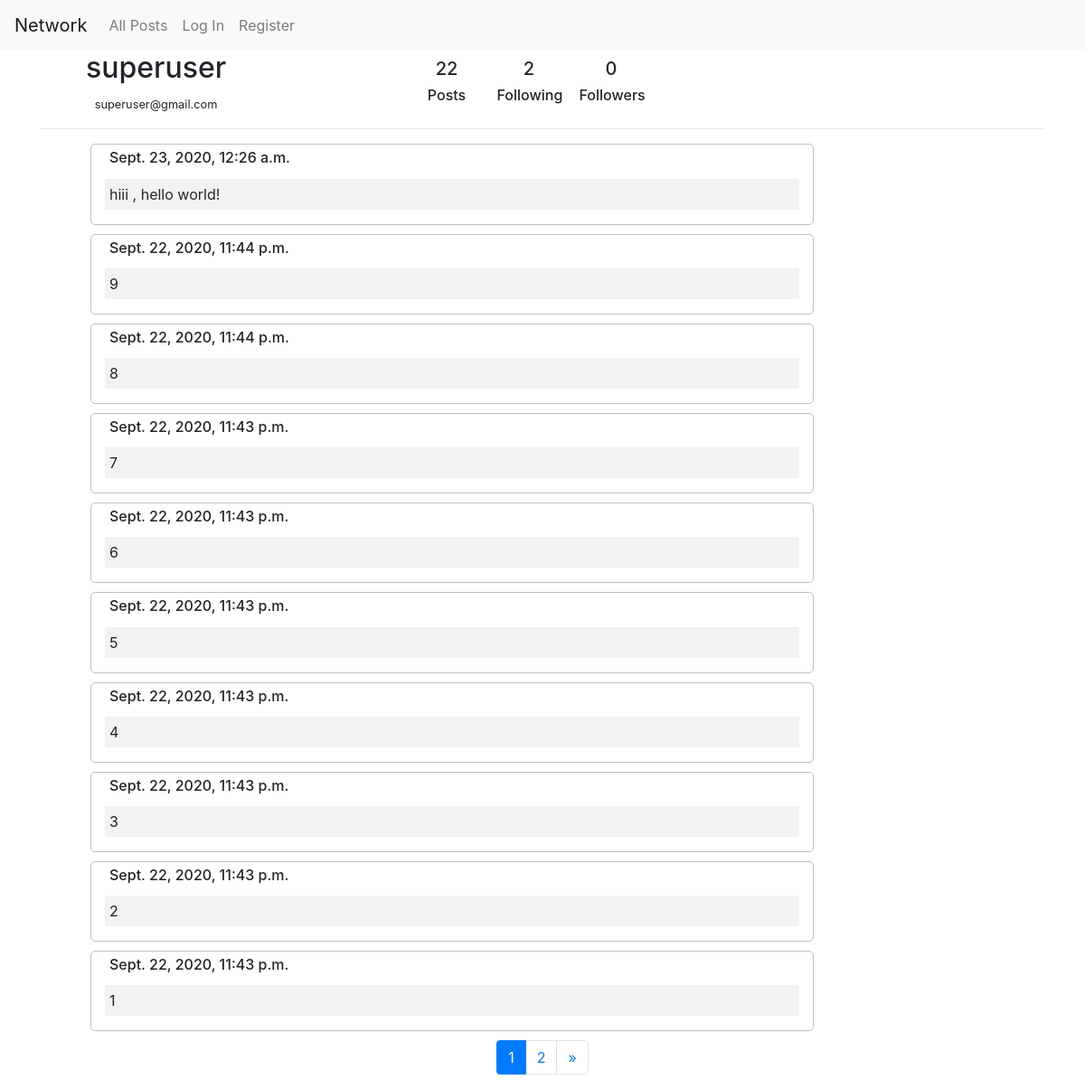
Screenshot of /superuser with the database file from the repository.
### network/models.py (models this page shows, shortened)
class User(AbstractUser):
    following = models.ManyToManyField('self', related_name='followers', symmetrical=False)

class Post(models.Model):
    poster = models.ForeignKey("User", on_delete=models.CASCADE, related_name="posts")
    timestamp = models.DateTimeField(auto_now_add=True)
    body = models.CharField(max_length=1024 , blank=False, null=False)
    like = models.ManyToManyField("User", related_name='likes', symmetrical=False)

### network/views.py (the view, shortened to what this page needs)
# urls.py: path("<str:name>", views.userProfile, name="user"),
@csrf_exempt
def userProfile(request,name):
    profile = User.objects.get(username=name)
    if request.method == "GET":
        posts = paginate(request,profile.posts.all().order_by("-timestamp"))
        return render(request, "network/profile.html", {"profile":profile,'page_obj':posts })
    else:
        return HttpResponse("GET or PUT request reqired")

### network/views.py (called while the page is built)
def paginate(request,posts):
    paginator = Paginator(posts, 10)
    page_number = request.GET.get('page')
    page_obj = paginator.get_page(page_number)
    return page_obj

### network/templates/network/profile.html (shortened to what this page needs)
{% extends "network/index.html" %}
{% load static%}
{% block topSection%}
<div class="container">
  <div class="row">
    <div class="profileName row col-xs-12 col-sm-8 col-md-3 offset-sm-2 offset-md-0 justify-content-center">
      <div class="nameSubDiv">
        <h2>{{profile.username}}</h2>
        <small>{{profile.email}}</small>
      </div>
    </div>
    <div class="info col-sm-12 col-md-6 order-sm-3 order-md-2 ">
      <div class="numPosts ">
        <h5>{{profile.posts.count}}</h5>
        <h6>Posts</h6>
      </div>
      <div class="following">
        <h5>{{profile.following.count}}</h5>
        <h6>Following</h6>
      </div>
      <div class="followers">
        <h5 id="followersCount">{{profile.followers.count}}</h5>
        <h6>Followers</h6>
      </div>
    </div>
    <div class="options  col-sm-2 col-md-3  order-sm2 order-md-3">
    </div>
  </div>
  <hr>
</div>
{%endblock%}
{%block postHeading%}<h6>{{post.timestamp}}</h6>{%endblock%}

### network/templates/network/index.html (shortened to what this page needs)
{% extends "network/layout.html" %}
{% load static %}
{% block body %}
{% block topSection%}{% endblock %}
  {% for post in page_obj %}
  <div class="conatiner-flex ">
    <div class="row m-0">
      <div class="offset-1 col-8 post">
          <div class="name">
            {%block postHeading%}{%endblock%}
          </div>
            <p id="p_{{post.id}}">{{post.body}}</p>
      </div>
      <div class="col-3 row justify-content-center align-items-center options">
      </div>
    </div>
  </div>
  {% empty%}
  <h4 style="margin-left:15px;">no posts</h4>
  {% endfor%}
<nav aria-label="Page navigation example">
  <ul class="pagination justify-content-center">
    {% if page_obj.has_next or page_obj.has_previous %}
    <li class="page-item active"><a class="page-link" href="#">{{ page_obj.number }}</a></li>
    {% endif%}
    {% if page_obj.has_next %}
    <li class="page-item">
      <a class="page-link" href="?page={{ page_obj.next_page_number }}">{{ page_obj.next_page_number }}</a>
    </li>
    <li class="page-item">
      <a class="page-link" href="?page={{ page_obj.paginator.num_pages }}">&raquo;</a>
    </li>
    {%endif%}
  </ul>
</nav>
{% endblock %}

### network/static/network/styles.css (style rules this page uses)
.post { border: 1px solid silver; margin-bottom: 10px; border-radius: 5px; }
.name { padding: 5px; }
p { background-color: #f2f2f2; padding: 5px; }
.following, .followers, .numPosts { text-align: center; margin-left: 10px; margin-right: 10px; margin-top: 5px; width: 71px; }
.options { text-align: center; }
.nameSubDiv { text-align: center; }
.info { display:flex; align-items: center; justify-content: center; }

### rows the page displays
User: username "superuser", email "superuser@gmail.com", posts.count "22", following.count "2", followers.count "0"
Post: timestamp "Sept. 23, 2020, 12:26 a.m.", body "hiii , hello world!"
Post: timestamp "Sept. 22, 2020, 11:44 p.m.", body "9"
Post: timestamp "Sept. 22, 2020, 11:44 p.m.", body "8"
Post: timestamp "Sept. 22, 2020, 11:43 p.m.", body "7"
Post: timestamp "Sept. 22, 2020, 11:43 p.m.", body "6"
Post: timestamp "Sept. 22, 2020, 11:43 p.m.", body "5"
Post: timestamp "Sept. 22, 2020, 11:43 p.m.", body "4"
Post: timestamp "Sept. 22, 2020, 11:43 p.m.", body "3"
Post: timestamp "Sept. 22, 2020, 11:43 p.m.", body "2"
Post: timestamp "Sept. 22, 2020, 11:43 p.m.", body "1"

### other values shown
{{ page_obj.number }} "1"
{{ page_obj.next_page_number }} "2"
